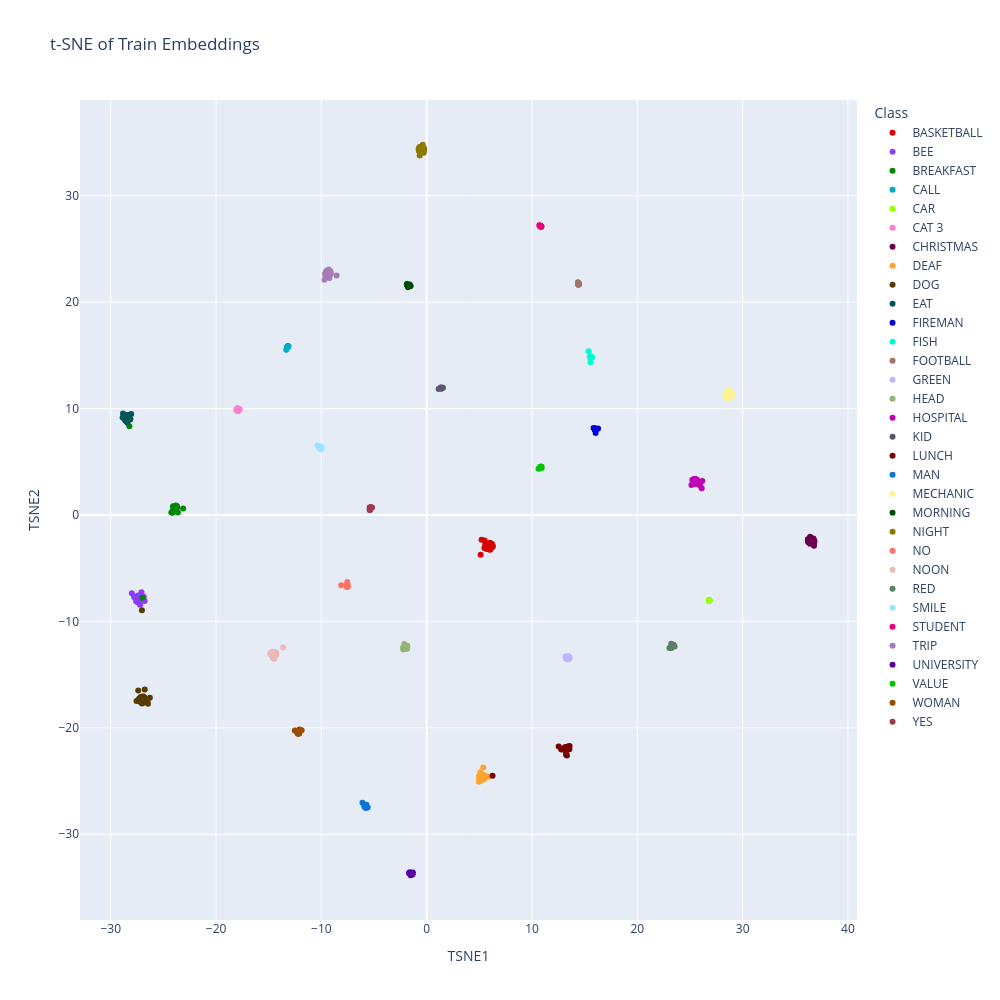

Notebook code cell kept with this figure:
### Code cell
embeddings = train["last_embeddings"]
labels = train["labels"]
id_to_label = train["id_to_label"]

class_names = [id_to_label[label] for label in labels]

tsne = TSNE(
    n_components=2,
    perplexity=30,
    learning_rate="auto",
    init="pca",
    random_state=42
)

embeddings_2d = tsne.fit_transform(embeddings)

df = pd.DataFrame({
    "TSNE1": embeddings_2d[:, 0],
    "TSNE2": embeddings_2d[:, 1],
    "Class": class_names
})

palette_32 = cc.glasbey[:32]

fig = px.scatter(
    df,
    x="TSNE1",
    y="TSNE2",
    color="Class",
    title="t-SNE of Train Embeddings",
    width=1000,
    height=1000,
    color_discrete_sequence=palette_32
)

fig.show()

### Figure 1 — Plotly figure (JSON) as saved in the notebook; plotly's stock layout.template omitted (floating-point values rounded to 4 significant figures)
{"data": [{"hovertemplate": "Class=BASKETBALL<br>TSNE1=%{x}<br>TSNE2=%{y}<extra></extra>", "legendgroup": "BASKETBALL", "marker": {"color": "#d60000", "symbol": "circle"}, "mode": "markers", "name": "BASKETBALL", "orientation": "v", "showlegend": true, "type": "scatter", "x": [5.981, 5.633, 5.119, 5.852, 5.626, 5.564, 5.478, 6.203, 6.005, 6.075, 5.647, 6.024, 6.01, 5.927, 5.929, 5.76, 6.288, 6.035, 5.594, 5.504, 5.209, 6.128, 6.029, 6.02, 5.661, 5.95, 6.184, 6.215, 5.684, 5.62], "xaxis": "x", "y": [-2.637, -2.992, -3.745, -3.221, -3.047, -2.767, -3.102, -2.72, -3.199, -2.66, -3.116, -3.263, -2.738, -3.216, -2.699, -2.781, -2.929, -3.202, -2.942, -2.397, -2.339, -2.956, -3.183, -2.646, -3.166, -2.649, -3.063, -2.989, -3.151, -2.897], "yaxis": "y"}, {"hovertemplate": "Class=BEE<br>TSNE1=%{x}<br>TSNE2=%{y}<extra></extra>", "legendgroup": "BEE", "marker": {"color": "#8c3bff", "symbol": "circle"}, "mode": "markers", "name": "BEE", "orientation": "v", "showlegend": true, "type": "scatter", "x": [-27.52, -27.53, -27.59, -27.15, -27.42, -27.24, -27.42, -27.22, -27.22, -27.06, -27.45, -27.78, -27.3, -27.22, -27.54, -27.43, -27.72, -27.36, -27.36, -27.49, -26.86, -28.0, -27.09, -27.31, -26.79, -27.24], "xaxis": "x", "y": [-7.991, -7.969, -8.099, -7.856, -8.142, -7.772, -7.565, -8.442, -8.336, -7.733, -8.202, -7.704, -7.867, -7.606, -7.686, -7.638, -7.736, -7.765, -7.739, -7.928, -7.675, -7.36, -7.268, -7.631, -8.087, -7.638], "yaxis": "y"}, {"hovertemplate": "Class=BREAKFAST<br>TSNE1=%{x}<br>TSNE2=%{y}<extra></extra>", "legendgroup": "BREAKFAST", "marker": {"color": "#018700", "symbol": "circle"}, "mode": "markers", "name": "BREAKFAST", "orientation": "v", "showlegend": true, "type": "scatter", "x": [-27.01, -24.19, -23.62, -24.08, -28.23, -23.7, -23.79, -23.9, -24.15, -23.79, -23.87, -24.23, -23.13, -23.72, -23.89, -23.82, -24.09, -23.8, -24.06, -24.09, -23.77, -24.23, -23.74, -23.84, -23.78, -23.86], "xaxis": "x", "y": [-7.771, 0.2338, 0.2265, 0.2334, 8.35, 0.7483, 0.6159, 0.5357, 0.254, 0.6017, 0.6738, 0.2476, 0.6207, 0.8285, 0.6537, 0.62, 0.8144, 0.8969, 0.6387, 0.2724, 0.6544, 0.2228, 0.6685, 0.636, 0.6327, 0.5919], "yaxis": "y"}, {"hovertemplate": "Class=CALL<br>TSNE1=%{x}<br>TSNE2=%{y}<extra></extra>", "legendgroup": "CALL", "marker": {"color": "#00acc6", "symbol": "circle"}, "mode": "markers", "name": "CALL", "orientation": "v", "showlegend": true, "type": "scatter", "x": [-13.19, -13.21, -13.2, -13.2, -13.19, -13.19, -13.2, -13.2, -13.22, -13.19, -13.2, -13.19, -13.2, -13.2, -13.2, -13.34, -13.2, -13.13, -13.21], "xaxis": "x", "y": [15.84, 15.79, 15.81, 15.83, 15.83, 15.84, 15.83, 15.8, 15.82, 15.8, 15.82, 15.85, 15.83, 15.82, 15.79, 15.54, 15.81, 15.86, 15.75], "yaxis": "y"}, {"hovertemplate": "Class=CAR<br>TSNE1=%{x}<br>TSNE2=%{y}<extra></extra>", "legendgroup": "CAR", "marker": {"color": "#97ff00", "symbol": "circle"}, "mode": "markers", "name": "CAR", "orientation": "v", "showlegend": true, "type": "scatter", "x": [26.82, 26.83, 26.83, 26.83, 26.82, 26.82, 26.82, 26.82, 26.83, 26.83, 26.81, 26.83, 26.82, 26.82, 26.82, 26.81, 26.81, 26.8, 26.82], "xaxis": "x", "y": [-8.034, -8.012, -8.036, -8.032, -8.023, -8.034, -8.029, -8.019, -8.027, -8.006, -8.033, -8.016, -8.029, -8.032, -8.012, -7.985, -8.044, -8.058, -8.03], "yaxis": "y"}, {"hovertemplate": "Class=CAT 3<br>TSNE1=%{x}<br>TSNE2=%{y}<extra></extra>", "legendgroup": "CAT 3", "marker": {"color": "#ff7ed1", "symbol": "circle"}, "mode": "markers", "name": "CAT 3", "orientation": "v", "showlegend": true, "type": "scatter", "x": [-18.0, -17.93, -17.95, -18.05, -17.96, -17.92, -17.99, -17.97, -17.91, -17.91, -17.91, -18.0, -17.83, -17.93, -17.93, -17.87, -17.94, -17.94, -18.0, -18.05, -17.75], "xaxis": "x", "y": [9.874, 9.89, 9.89, 9.812, 9.886, 9.905, 9.893, 10.05, 9.836, 9.797, 9.925, 9.904, 9.906, 9.819, 9.771, 9.821, 9.88, 9.889, 9.898, 9.906, 9.927], "yaxis": "y"}, {"hovertemplate": "Class=CHRISTMAS<br>TSNE1=%{x}<br>TSNE2=%{y}<extra></extra>", "legendgroup": "CHRISTMAS", "marker": {"color": "#6b004f", "symbol": "circle"}, "mode": "markers", "name": "CHRISTMAS", "orientation": "v", "showlegend": true, "type": "scatter", "x": [36.21, 36.43, 36.69, 36.27, 36.53, 36.73, 36.77, 36.7, 36.64, 36.81, 36.72, 36.41, 36.19, 36.4, 36.38, 36.38, 36.24, 36.8, 36.6, 36.7, 36.64, 36.71, 36.68, 36.35, 36.74, 36.45], "xaxis": "x", "y": [-2.466, -2.208, -2.313, -2.533, -2.24, -2.371, -2.901, -2.622, -2.256, -2.443, -2.252, -2.038, -2.271, -2.159, -2.704, -2.573, -2.561, -2.53, -2.298, -2.525, -2.628, -2.211, -2.598, -2.57, -2.806, -2.631], "yaxis": "y"}, {"hovertemplate": "Class=DEAF<br>TSNE1=%{x}<br>TSNE2=%{y}<extra></extra>", "legendgroup": "DEAF", "marker": {"color": "#ffa52f", "symbol": "circle"}, "mode": "markers", "name": "DEAF", "orientation": "v", "showlegend": true, "type": "scatter", "x": [5.114, 5.367, 5.598, 5.514, 4.988, 4.948, 5.148, 5.245, 5.134, 5.083, 4.98, 5.112, 5.437, 5.347, 5.09, 5.327, 5.062, 5.16, 4.964, 5.443, 5.839, 5.432, 5.161, 5.395, 5.174, 5.41], "xaxis": "x", "y": [-24.55, -23.73, -24.65, -24.46, -24.64, -25.06, -24.54, -24.49, -24.67, -24.97, -24.58, -24.33, -24.72, -24.61, -24.18, -24.8, -24.92, -24.55, -24.58, -24.63, -24.59, -24.85, -24.38, -24.5, -24.57, -24.56], "yaxis": "y"}, {"hovertemplate": "Class=DOG<br>TSNE1=%{x}<br>TSNE2=%{y}<extra></extra>", "legendgroup": "DOG", "marker": {"color": "#573b00", "symbol": "circle"}, "mode": "markers", "name": "DOG", "orientation": "v", "showlegend": true, "type": "scatter", "x": [-27.24, -27.01, -27.16, -27.01, -27.06, -26.84, -27.39, -26.81, -26.85, -27.12, -27.01, -27.16, -26.79, -27.31, -27.19, -27.15, -26.29, -27.28, -26.53, -26.95, -26.89, -26.78, -27.56, -27.31, -27.05, -26.73, -27.04, -26.47, -27.09, -27.18], "xaxis": "x", "y": [-17.35, -17.16, -17.24, -17.07, -17.08, -17.16, -16.48, -17.2, -17.13, -17.49, -17.12, -17.2, -17.25, -17.27, -17.58, -17.45, -17.18, -17.31, -17.5, -17.68, -17.06, -16.4, -17.49, -17.33, -17.71, -17.54, -8.951, -17.73, -17.42, -17.13], "yaxis": "y"}, {"hovertemplate": "Class=EAT<br>TSNE1=%{x}<br>TSNE2=%{y}<extra></extra>", "legendgroup": "EAT", "marker": {"color": "#005659", "symbol": "circle"}, "mode": "markers", "name": "EAT", "orientation": "v", "showlegend": true, "type": "scatter", "x": [-28.14, -28.67, -28.06, -28.58, -28.39, -28.41, -28.42, -28.43, -28.84, -28.29, -28.58, -28.76, -28.37, -28.32, -28.55, -28.69, -28.26, -28.68, -28.49, -28.49, -28.57, -28.3, -28.52, -28.88, -28.22, -28.15], "xaxis": "x", "y": [9.048, 9.318, 9.495, 9.387, 8.982, 8.946, 8.656, 9.401, 9.53, 9.392, 8.851, 9.155, 9.136, 9.21, 8.94, 9.329, 9.014, 8.981, 9.086, 9.294, 8.836, 9.281, 9.313, 9.17, 9.017, 8.977], "yaxis": "y"}, {"hovertemplate": "Class=FIREMAN<br>TSNE1=%{x}<br>TSNE2=%{y}<extra></extra>", "legendgroup": "FIREMAN", "marker": {"color": "#0000dd", "symbol": "circle"}, "mode": "markers", "name": "FIREMAN", "orientation": "v", "showlegend": true, "type": "scatter", "x": [15.97, 16.27, 16.0, 15.97, 16.01, 15.96, 15.84, 15.96, 16.04, 15.99, 16.02, 15.96, 16.0, 16.02, 16.03, 15.98, 16.11, 16.04, 15.97, 16.0], "xaxis": "x", "y": [8.096, 8.119, 8.07, 8.077, 7.993, 8.101, 8.163, 8.022, 8.011, 8.085, 8.085, 8.134, 8.047, 8.022, 7.988, 8.052, 8.059, 7.707, 8.125, 8.1], "yaxis": "y"}, {"hovertemplate": "Class=FISH<br>TSNE1=%{x}<br>TSNE2=%{y}<extra></extra>", "legendgroup": "FISH", "marker": {"color": "#00fdcf", "symbol": "circle"}, "mode": "markers", "name": "FISH", "orientation": "v", "showlegend": true, "type": "scatter", "x": [15.38, 15.55, 15.54, 15.54, 15.55, 15.71, 15.53, 15.53, 15.56, 15.55, 15.55, 15.54, 15.58, 15.55, 15.55, 15.54, 15.54, 15.54, 15.55, 15.55, 15.54], "xaxis": "x", "y": [15.39, 14.36, 14.85, 14.82, 14.82, 14.83, 14.86, 14.79, 14.89, 14.82, 14.83, 14.83, 14.75, 14.82, 14.83, 14.81, 14.85, 14.84, 14.83, 14.82, 14.83], "yaxis": "y"}, {"hovertemplate": "Class=FOOTBALL<br>TSNE1=%{x}<br>TSNE2=%{y}<extra></extra>", "legendgroup": "FOOTBALL", "marker": {"color": "#a17569", "symbol": "circle"}, "mode": "markers", "name": "FOOTBALL", "orientation": "v", "showlegend": true, "type": "scatter", "x": [14.41, 14.4, 14.43, 14.47, 14.4, 14.44, 14.41, 14.4, 14.4, 14.35, 14.43, 14.39, 14.4, 14.42, 14.41, 14.41, 14.42, 14.41, 14.38, 14.4], "xaxis": "x", "y": [21.76, 21.77, 21.74, 21.68, 21.74, 21.72, 21.7, 21.73, 21.61, 21.87, 21.72, 21.78, 21.71, 21.73, 21.71, 21.73, 21.73, 21.76, 21.82, 21.75], "yaxis": "y"}, {"hovertemplate": "Class=GREEN<br>TSNE1=%{x}<br>TSNE2=%{y}<extra></extra>", "legendgroup": "GREEN", "marker": {"color": "#bcb6ff", "symbol": "circle"}, "mode": "markers", "name": "GREEN", "orientation": "v", "showlegend": true, "type": "scatter", "x": [13.33, 13.42, 13.34, 13.32, 13.46, 13.31, 13.33, 13.32, 13.2, 13.32, 13.31, 13.19, 13.57, 13.3, 13.31, 13.33, 13.47, 13.33, 13.35, 13.33, 13.34], "xaxis": "x", "y": [-13.35, -13.4, -13.36, -13.4, -13.56, -13.36, -13.56, -13.47, -13.46, -13.33, -13.45, -13.3, -13.44, -13.31, -13.42, -13.41, -13.28, -13.4, -13.38, -13.49, -13.33], "yaxis": "y"}, {"hovertemplate": "Class=HEAD<br>TSNE1=%{x}<br>TSNE2=%{y}<extra></extra>", "legendgroup": "HEAD", "marker": {"color": "#95b577", "symbol": "circle"}, "mode": "markers", "name": "HEAD", "orientation": "v", "showlegend": true, "type": "scatter", "x": [-1.901, -1.876, -1.891, -1.968, -2.126, -1.889, -1.89, -1.876, -1.879, -1.843, -1.944, -1.847, -1.864, -1.894, -2.242, -2.233, -1.882, -1.935, -1.903, -1.882, -1.931], "xaxis": "x", "y": [-12.38, -12.35, -12.36, -12.41, -12.13, -12.35, -12.36, -12.35, -12.34, -12.34, -12.45, -12.28, -12.54, -12.35, -12.46, -12.64, -12.34, -12.38, -12.57, -12.35, -12.34], "yaxis": "y"}, {"hovertemplate": "Class=HOSPITAL<br>TSNE1=%{x}<br>TSNE2=%{y}<extra></extra>", "legendgroup": "HOSPITAL", "marker": {"color": "#bf03b8", "symbol": "circle"}, "mode": "markers", "name": "HOSPITAL", "orientation": "v", "showlegend": true, "type": "scatter", "x": [25.65, 26.16, 25.39, 25.51, 25.39, 25.6, 25.4, 25.39, 25.44, 25.6, 25.61, 25.14, 25.49, 25.42, 25.22, 25.67, 25.89, 25.96, 25.46, 25.48, 26.11, 25.55, 25.51, 25.42, 25.3, 25.42], "xaxis": "x", "y": [3.134, 3.19, 3.104, 3.196, 3.161, 3.279, 3.192, 2.993, 3.022, 3.271, 3.295, 2.814, 3.371, 2.982, 3.284, 3.311, 2.853, 2.762, 3.012, 3.372, 2.503, 2.919, 3.243, 3.383, 3.333, 2.981], "yaxis": "y"}, {"hovertemplate": "Class=KID<br>TSNE1=%{x}<br>TSNE2=%{y}<extra></extra>", "legendgroup": "KID", "marker": {"color": "#645474", "symbol": "circle"}, "mode": "markers", "name": "KID", "orientation": "v", "showlegend": true, "type": "scatter", "x": [1.538, 1.422, 1.407, 1.435, 1.411, 1.413, 1.395, 1.411, 1.369, 1.405, 1.418, 1.327, 1.401, 1.41, 1.13, 1.448, 1.412, 1.421, 1.324, 1.42], "xaxis": "x", "y": [11.95, 11.92, 11.93, 11.93, 11.93, 11.92, 11.98, 11.93, 11.89, 11.94, 11.91, 11.91, 11.92, 11.93, 11.84, 11.94, 11.93, 11.93, 11.97, 11.9], "yaxis": "y"}, {"hovertemplate": "Class=LUNCH<br>TSNE1=%{x}<br>TSNE2=%{y}<extra></extra>", "legendgroup": "LUNCH", "marker": {"color": "#790000", "symbol": "circle"}, "mode": "markers", "name": "LUNCH", "orientation": "v", "showlegend": true, "type": "scatter", "x": [13.14, 12.78, 13.31, 6.249, 13.21, 13.18, 13.19, 13.3, 13.24, 12.53, 13.17, 13.55, 13.06, 13.23, 13.19, 13.18, 13.31, 13.26, 13.25, 13.28, 13.15, 13.57, 13.22, 13.42, 13.39], "xaxis": "x", "y": [-22.12, -22.03, -22.6, -24.5, -21.99, -21.91, -21.93, -22.12, -22.0, -21.76, -21.81, -22.01, -21.87, -22.53, -21.88, -21.85, -21.82, -21.99, -21.91, -22.02, -22.08, -21.72, -22.28, -22.01, -21.76], "yaxis": "y"}, {"hovertemplate": "Class=MAN<br>TSNE1=%{x}<br>TSNE2=%{y}<extra></extra>", "legendgroup": "MAN", "marker": {"color": "#0774d8", "symbol": "circle"}, "mode": "markers", "name": "MAN", "orientation": "v", "showlegend": true, "type": "scatter", "x": [-5.749, -5.781, -5.807, -6.096, -5.901, -5.804, -5.796, -5.89, -5.888, -5.778, -5.775, -5.799, -5.723, -5.607, -5.861, -5.812, -5.798, -5.84, -5.772, -5.798, -5.82], "xaxis": "x", "y": [-27.45, -27.44, -27.48, -27.05, -27.39, -27.45, -27.42, -27.41, -27.38, -27.45, -27.43, -27.49, -27.24, -27.48, -27.41, -27.44, -27.44, -27.43, -27.44, -27.52, -27.43], "yaxis": "y"}, {"hovertemplate": "Class=MECHANIC<br>TSNE1=%{x}<br>TSNE2=%{y}<extra></extra>", "legendgroup": "MECHANIC", "marker": {"color": "#fdf490", "symbol": "circle"}, "mode": "markers", "name": "MECHANIC", "orientation": "v", "showlegend": true, "type": "scatter", "x": [28.82, 28.49, 28.54, 28.66, 28.89, 28.68, 28.57, 28.79, 28.43, 29.06, 28.37, 28.73, 28.97, 28.41, 28.46, 28.75, 28.72, 28.47, 28.94, 28.81, 28.84, 28.44, 28.67, 28.9, 28.7, 28.59], "xaxis": "x", "y": [11.41, 11.2, 11.45, 11.79, 11.12, 11.01, 11.37, 10.99, 11.28, 11.44, 11.09, 11.0, 11.4, 11.19, 11.01, 11.04, 11.49, 11.11, 11.16, 11.34, 11.13, 11.25, 10.98, 11.09, 10.89, 11.34], "yaxis": "y"}, {"hovertemplate": "Class=MORNING<br>TSNE1=%{x}<br>TSNE2=%{y}<extra></extra>", "legendgroup": "MORNING", "marker": {"color": "#004b00", "symbol": "circle"}, "mode": "markers", "name": "MORNING", "orientation": "v", "showlegend": true, "type": "scatter", "x": [-1.688, -1.709, -1.782, -1.703, -1.723, -1.706, -1.536, -1.866, -1.87, -1.788, -1.697, -1.771, -1.775, -1.545, -1.746, -1.793, -1.884, -1.727, -1.612, -1.686, -1.699], "xaxis": "x", "y": [21.59, 21.61, 21.61, 21.62, 21.64, 21.59, 21.53, 21.65, 21.61, 21.62, 21.6, 21.55, 21.41, 21.52, 21.57, 21.61, 21.71, 21.6, 21.67, 21.64, 21.6], "yaxis": "y"}, {"hovertemplate": "Class=NIGHT<br>TSNE1=%{x}<br>TSNE2=%{y}<extra></extra>", "legendgroup": "NIGHT", "marker": {"color": "#8e7900", "symbol": "circle"}, "mode": "markers", "name": "NIGHT", "orientation": "v", "showlegend": true, "type": "scatter", "x": [-0.3727, -0.6299, -0.2824, -0.3817, -0.6516, -0.2727, -0.2922, -0.5184, -0.674, -0.4564, -0.6425, -0.4093, -0.3566, -0.631, -0.6831, -0.7625, -0.7276, -0.2527, -0.7023, -0.3062, -0.7071, -0.7487, -0.7164, -0.2391, -0.378, -0.6677], "xaxis": "x", "y": [34.53, 34.58, 34.04, 34.79, 34.53, 34.49, 34.29, 34.12, 34.28, 34.58, 34.54, 34.64, 34.21, 34.21, 34.57, 34.4, 34.2, 34.26, 34.39, 34.21, 34.33, 34.24, 34.46, 34.39, 34.26, 33.79], "yaxis": "y"}, {"hovertemplate": "Class=NO<br>TSNE1=%{x}<br>TSNE2=%{y}<extra></extra>", "legendgroup": "NO", "marker": {"color": "#ff7266", "symbol": "circle"}, "mode": "markers", "name": "NO", "orientation": "v", "showlegend": true, "type": "scatter", "x": [-7.531, -7.509, -7.523, -7.571, -7.542, -7.542, -7.549, -7.555, -7.53, -7.547, -7.531, -7.499, -7.53, -7.539, -7.567, -7.54, -8.119, -7.518, -7.554, -7.534], "xaxis": "x", "y": [-6.703, -6.701, -6.714, -6.55, -6.305, -6.713, -6.739, -6.717, -6.707, -6.734, -6.739, -6.552, -6.723, -6.692, -6.69, -6.726, -6.599, -6.725, -6.728, -6.713], "yaxis": "y"}, {"hovertemplate": "Class=NOON<br>TSNE1=%{x}<br>TSNE2=%{y}<extra></extra>", "legendgroup": "NOON", "marker": {"color": "#edb8b8", "symbol": "circle"}, "mode": "markers", "name": "NOON", "orientation": "v", "showlegend": true, "type": "scatter", "x": [-14.42, -14.62, -14.62, -13.63, -14.44, -14.34, -14.42, -14.64, -14.52, -14.3, -14.82, -14.86, -14.29, -14.64, -14.51, -14.48, -14.68, -14.69, -14.5, -14.46, -14.37, -14.36, -14.73, -14.57, -14.67], "xaxis": "x", "y": [-12.89, -13.42, -12.92, -12.44, -13.25, -13.19, -13.3, -12.92, -12.9, -13.14, -13.07, -12.99, -12.94, -13.19, -13.14, -13.52, -13.17, -12.88, -13.02, -12.91, -13.04, -12.9, -13.21, -12.87, -12.94], "yaxis": "y"}, {"hovertemplate": "Class=RED<br>TSNE1=%{x}<br>TSNE2=%{y}<extra></extra>", "legendgroup": "RED", "marker": {"color": "#5d7e66", "symbol": "circle"}, "mode": "markers", "name": "RED", "orientation": "v", "showlegend": true, "type": "scatter", "x": [23.42, 23.43, 23.41, 23.34, 23.43, 23.42, 23.53, 23.23, 23.41, 23.44, 23.36, 23.43, 23.43, 23.38, 23.22, 23.39, 23.37, 23.41, 23.38, 23.38, 23.04], "xaxis": "x", "y": [-12.27, -12.29, -12.26, -12.33, -12.24, -12.29, -12.36, -12.51, -12.3, -12.27, -12.31, -12.2, -12.28, -12.33, -12.1, -12.31, -12.29, -12.28, -12.3, -12.31, -12.49], "yaxis": "y"}, {"hovertemplate": "Class=SMILE<br>TSNE1=%{x}<br>TSNE2=%{y}<extra></extra>", "legendgroup": "SMILE", "marker": {"color": "#9ae4ff", "symbol": "circle"}, "mode": "markers", "name": "SMILE", "orientation": "v", "showlegend": true, "type": "scatter", "x": [-10.04, -10.14, -10.11, -10.19, -10.05, -10.04, -10.11, -10.11, -10.1, -10.08, -10.11, -10.0, -10.01, -10.13, -10.35, -10.09, -10.1, -10.14, -10.11, -10.02, -10.09], "xaxis": "x", "y": [6.285, 6.338, 6.317, 6.283, 6.36, 6.262, 6.287, 6.341, 6.235, 6.284, 6.281, 6.415, 6.221, 6.336, 6.538, 6.321, 6.244, 6.265, 6.41, 6.271, 6.312], "yaxis": "y"}, {"hovertemplate": "Class=STUDENT<br>TSNE1=%{x}<br>TSNE2=%{y}<extra></extra>", "legendgroup": "STUDENT", "marker": {"color": "#eb0077", "symbol": "circle"}, "mode": "markers", "name": "STUDENT", "orientation": "v", "showlegend": true, "type": "scatter", "x": [10.89, 10.84, 10.87, 10.82, 10.8, 10.8, 10.76, 10.81, 10.86, 10.81, 10.86, 10.8, 10.87, 10.79, 10.79, 10.82, 10.87, 10.85, 10.85, 10.69], "xaxis": "x", "y": [27.11, 27.12, 27.14, 27.15, 27.15, 27.13, 27.2, 27.14, 27.12, 27.13, 27.11, 27.15, 27.11, 27.15, 27.18, 27.13, 27.11, 27.13, 27.11, 27.22], "yaxis": "y"}, {"hovertemplate": "Class=TRIP<br>TSNE1=%{x}<br>TSNE2=%{y}<extra></extra>", "legendgroup": "TRIP", "marker": {"color": "#a57bb8", "symbol": "circle"}, "mode": "markers", "name": "TRIP", "orientation": "v", "showlegend": true, "type": "scatter", "x": [-9.5, -9.631, -9.503, -9.548, -9.328, -9.712, -9.164, -9.542, -9.31, -9.596, -9.104, -9.626, -9.377, -9.232, -9.594, -9.198, -9.136, -9.22, -9.601, -9.418, -9.226, -9.274, -9.238, -9.567, -9.274, -9.528, -8.555], "xaxis": "x", "y": [22.95, 22.63, 22.47, 22.8, 23.06, 22.12, 22.64, 22.64, 22.49, 22.63, 22.71, 22.7, 22.96, 22.81, 22.65, 22.54, 22.89, 22.71, 22.67, 22.48, 22.98, 22.38, 22.28, 22.79, 22.54, 22.89, 22.51], "yaxis": "y"}, {"hovertemplate": "Class=UNIVERSITY<br>TSNE1=%{x}<br>TSNE2=%{y}<extra></extra>", "legendgroup": "UNIVERSITY", "marker": {"color": "#5900a3", "symbol": "circle"}, "mode": "markers", "name": "UNIVERSITY", "orientation": "v", "showlegend": true, "type": "scatter", "x": [-1.537, -1.504, -1.682, -1.459, -1.479, -1.551, -1.531, -1.492, -1.559, -1.528, -1.522, -1.485, -1.494, -1.396, -1.461, -1.474, -1.476, -1.314, -1.334, -1.485, -1.614], "xaxis": "x", "y": [-33.72, -33.7, -33.64, -33.63, -33.78, -33.74, -33.86, -33.79, -33.71, -33.77, -33.71, -33.67, -33.65, -33.77, -33.79, -33.68, -33.75, -33.61, -33.77, -33.84, -33.58], "yaxis": "y"}, {"hovertemplate": "Class=VALUE<br>TSNE1=%{x}<br>TSNE2=%{y}<extra></extra>", "legendgroup": "VALUE", "marker": {"color": "#03c600", "symbol": "circle"}, "mode": "markers", "name": "VALUE", "orientation": "v", "showlegend": true, "type": "scatter", "x": [10.84, 10.83, 10.86, 10.92, 10.82, 10.82, 10.82, 10.86, 10.79, 10.82, 10.86, 10.83, 10.89, 10.8, 10.62, 10.87, 10.82, 10.87, 10.83, 10.85], "xaxis": "x", "y": [4.513, 4.503, 4.512, 4.424, 4.495, 4.521, 4.489, 4.521, 4.488, 4.495, 4.527, 4.507, 4.529, 4.471, 4.354, 4.512, 4.495, 4.527, 4.49, 4.513], "yaxis": "y"}, {"hovertemplate": "Class=WOMAN<br>TSNE1=%{x}<br>TSNE2=%{y}<extra></extra>", "legendgroup": "WOMAN", "marker": {"color": "#9e4b00", "symbol": "circle"}, "mode": "markers", "name": "WOMAN", "orientation": "v", "showlegend": true, "type": "scatter", "x": [-12.22, -12.16, -12.52, -12.22, -12.19, -11.88, -12.29, -12.25, -12.1, -12.2, -12.41, -12.23, -12.25, -12.08, -12.14, -12.13, -12.3, -12.23, -12.29, -12.12, -12.22], "xaxis": "x", "y": [-20.53, -20.51, -20.26, -20.46, -20.44, -20.22, -20.35, -20.47, -20.51, -20.51, -20.27, -20.39, -20.42, -20.17, -20.52, -20.32, -20.41, -20.57, -20.42, -20.54, -20.44], "yaxis": "y"}, {"hovertemplate": "Class=YES<br>TSNE1=%{x}<br>TSNE2=%{y}<extra></extra>", "legendgroup": "YES", "marker": {"color": "#9c3b4f", "symbol": "circle"}, "mode": "markers", "name": "YES", "orientation": "v", "showlegend": true, "type": "scatter", "x": [-5.381, -5.363, -5.364, -5.342, -5.412, -5.389, -5.356, -5.397, -5.333, -5.327, -5.422, -5.393, -5.382, -5.373, -5.376, -5.361, -5.383, -5.328, -5.186, -5.308], "xaxis": "x", "y": [0.6851, 0.5298, 0.6679, 0.6011, 0.7068, 0.6796, 0.6835, 0.5912, 0.6622, 0.666, 0.4577, 0.4735, 0.6642, 0.622, 0.6896, 0.594, 0.6586, 0.6833, 0.7108, 0.7488], "yaxis": "y"}], "layout": {"height": 1000, "legend": {"title": {"text": "Class"}, "tracegroupgap": 0}, "title": {"text": "t-SNE of Train Embeddings"}, "width": 1000, "xaxis": {"anchor": "y", "domain": [0, 1], "title": {"text": "TSNE1"}}, "yaxis": {"anchor": "x", "domain": [0, 1], "title": {"text": "TSNE2"}}}}
